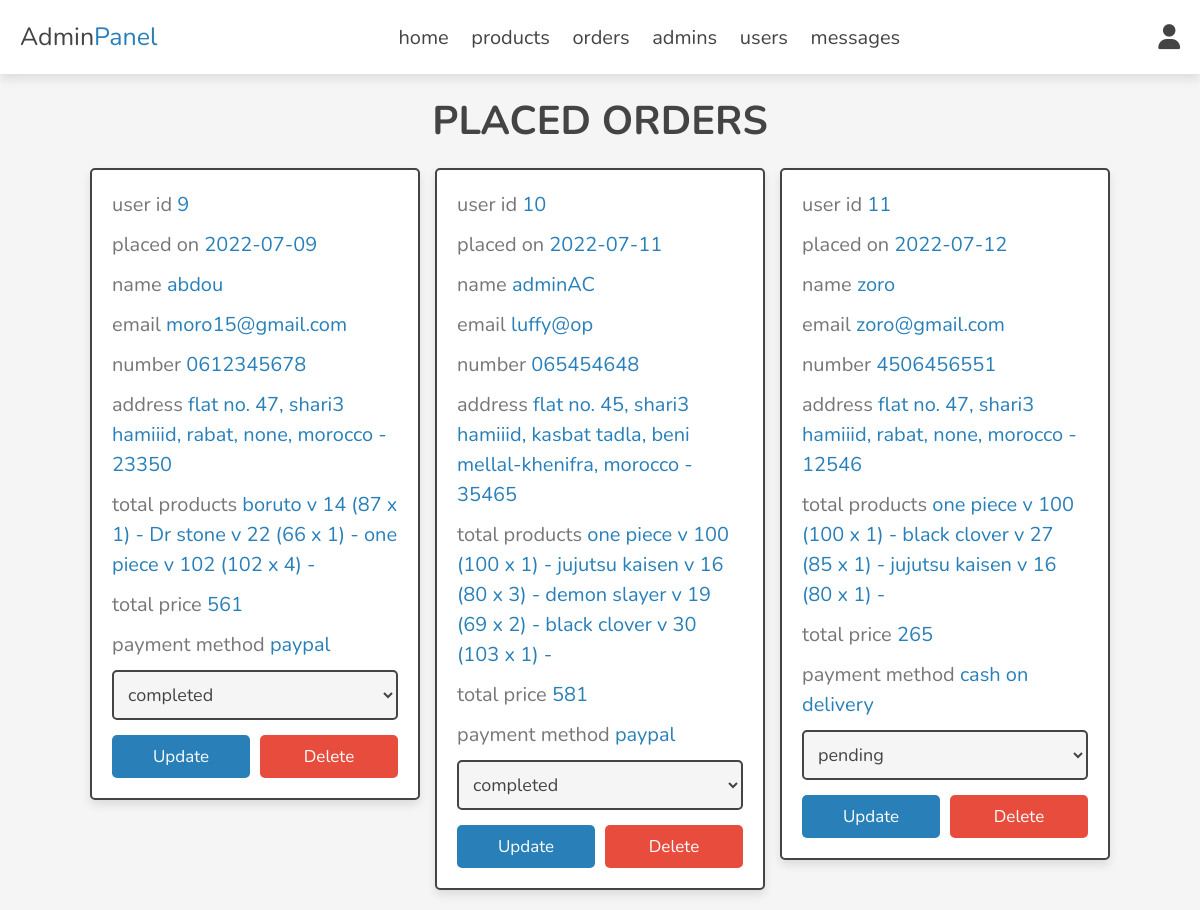
Screenshot of /admin/placed_orders.php (signed in) with the database file from the repository.
### tables this page shows
CREATE TABLE `orders` (
  `id` int(100) NOT NULL,
  `user_id` int(100) NOT NULL,
  `name` varchar(20) NOT NULL,
  `number` varchar(10) NOT NULL,
  `email` varchar(50) NOT NULL,
  `method` varchar(50) NOT NULL,
  `address` varchar(500) NOT NULL,
  `total_products` varchar(1000) NOT NULL,
  `total_price` int(100) NOT NULL,
  `placed_on` date NOT NULL DEFAULT current_timestamp(),
  `payment_status` varchar(20) NOT NULL DEFAULT 'pending'
);

### admin/placed_orders.php (the view, shortened to what this page needs)
<?php
include '../components/connect.php' ;
?>
<!DOCTYPE html>
<html lang="en">
<head>
    <link rel="stylesheet" href="https://cdnjs.cloudflare.com/ajax/libs/font-awesome/6.1.1/css/all.min.css">
    <link rel="stylesheet" href="../css/admin_style.css">
</head>
<body>
<?php
include '../components/admin_header.php' ;
?>
<section class="orders">
    <h3 class="heading">placed orders</h3>
    <div class="box-container">
    <?php
    $select_orders = $conn->prepare("SELECT * FROM orders");
    $select_orders->execute();
    if ($select_orders->rowCount() > 0) {
        while ($row = $select_orders->fetch(PDO::FETCH_ASSOC) ) {
    ?>
    <div class="box">
        <p> user id <span><?= $row['user_id']; ?></span> </p>
        <p> placed on <span><?= $row['placed_on']; ?></span> </p>
        <p> name <span><?= $row['name']; ?></span> </p>
        <p> email <span><?= $row['email']; ?></span> </p>
        <p> number <span><?= $row['number']; ?></span> </p>
        <p> address <span><?= $row['address']; ?></span> </p>
        <p> total products <span><?= $row['total_products']; ?></span> </p>
        <p> total price <span><?= $row['total_price']; ?></span> </p>
        <p> payment method <span><?= $row['method']; ?></span> </p>
        <form action="" method="post">
            <select name="payment_status" class="select">
                <option value="" selected disabled ><?= $row['payment_status']; ?></option>
            </select>
            <div class="flex-btn">
                <input type="submit" value="update" class="btn" name="update_payment" >
                <a href="placed_orders.php?delete=<?= $row['id']; ?>" class="delete-btn" onclick="return confirm('delete this order ?');" >delete</a>
            </div>
        </form>
    </div>
    <?php
        }
    }else {
        echo '<p class="empty" >no orders placed yet !</p>';
    }
    ?>
    </div>
</section>
</body>
</html>

### css/admin_style.css (style rules this page uses)
:root { --main-color:#2980b9; --orange:#f39c12; --red:#e74c3c; --black:#444; --white:#fff; --light-color:#777; --light-bg:#f5f5f5; --border:.2rem solid var(--black); --box-shadow:0 .5rem 1rem rgba(0,0,0,.1); }
* { font-family: 'Nunito', sans-serif; margin:0; padding:0; box-sizing: border-box; outline: none; border:none; text-decoration: none; }
html { font-size: 62.5%; overflow-x: hidden; }
body { background-color: var(--light-bg); }
section { padding:2rem; max-width: 1200px; margin:0 auto; }
.heading { font-size: 4rem; color:var(--black); margin-bottom: 2rem; text-align: center; text-transform: uppercase; }
.btn, .delete-btn, .option-btn { display: block; width: 100%; margin-top: 1rem; border-radius: .5rem; padding:1rem 3rem; font-size: 1.7rem; text-transform: capitalize; color:var(--white); cursor: pointer; text-align: center; }
.btn { background-color: var(--main-color); }
.delete-btn { background-color: var(--red); }
.flex-btn { display: flex; gap:1rem; }
.orders .box-container { display: grid; grid-template-columns: repeat(auto-fit, 33rem); gap:1.5rem; align-items: flex-start; justify-content: center; }
.orders .box-container .box { padding:2rem; padding-top: 1rem; border-radius: .5rem; border:var(--border); background-color: var(--white); box-shadow: var(--box-shadow); }
.orders .box-container .box p { line-height: 1.5; font-size: 2rem; color:var(--light-color); margin:1rem 0; }
.orders .box-container .box p span { color:var(--main-color); }
.orders .box-container .select { margin-bottom: .5rem; width: 100%; background-color: var(--light-bg); padding:1rem; font-size: 1.8rem; border:var(--border); color:var(--black); border-radius: .5rem; }

### rows the page displays
orders: user "9", placed_on "2022-07-09", name "abdou", email "moro15@gmail.com", number "0612345678", address "flat no. 47, shari3 hamiiid, rabat, none, morocco - 23350", total_products "boruto v 14 (87 x 1) - Dr stone v 22 (66 x 1) - one piece v 102 (102 x 4) -", total_price "561", method "paypal", payment_status "completed"
orders: user "10", placed_on "2022-07-11", name "adminAC", email "luffy@op", number "065454648", address "flat no. 45, shari3 hamiiid, kasbat tadla, beni mellal-khenifra, morocco - 35465", total_products "one piece v 100 (100 x 1) - jujutsu kaisen v 16 (80 x 3) - demon slayer v 19 (69 x 2) - black clover v 30 (103 x 1) -", total_price "581", method "paypal", payment_status "completed"
orders: user "11", placed_on "2022-07-12", name "zoro", email "zoro@gmail.com", number "4506456551", address "flat no. 47, shari3 hamiiid, rabat, none, morocco - 12546", total_products "one piece v 100 (100 x 1) - black clover v 27 (85 x 1) - jujutsu kaisen v 16 (80 x 1) -", total_price "265", method "cash on delivery", payment_status "pending"
